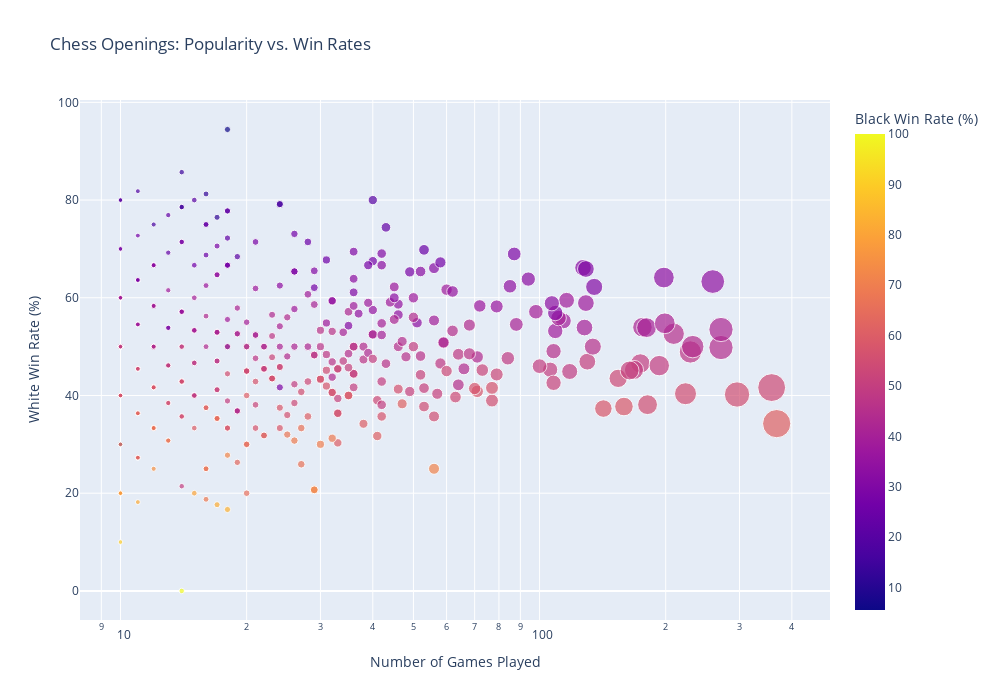

The notebook cell saved with this chart:
### Code cell
fig = px.scatter(df, x='times_played', y='white_win_rate',
                 size='times_played', color='black_win_rate',
                 hover_name='opening_name',
                 labels={'times_played': 'Number of Games Played', 
                         'white_win_rate': 'White Win Rate (%)',
                         'black_win_rate': 'Black Win Rate (%)'},
                 title='Chess Openings: Popularity vs. Win Rates')

fig.update_layout(height=700, width=1000, 
                  xaxis=dict(type='log'),  # Log scale for better visualization
                  hovermode='closest')
fig.show()

### Figure 1 — Plotly figure (JSON) as saved in the notebook; plotly's stock layout.template omitted (floating-point values rounded to 4 significant figures; data arrays with more than 128 entries replaced by an {"elided": "..."} marker saying what was removed)
{"data": [{"hovertemplate": "<b>%{hovertext}</b><br><br>Number of Games Played=%{marker.size}<br>White Win Rate (%)=%{y}<br>Black Win Rate (%)=%{marker.color}<extra></extra>", "hovertext": {"elided": "407 str values"}, "legendgroup": "", "marker": {"color": {"elided": "407 float values"}, "coloraxis": "coloraxis", "size": {"elided": "407 int values"}, "sizemode": "area", "sizeref": 0.92, "symbol": "circle"}, "mode": "markers", "name": "", "orientation": "v", "showlegend": false, "type": "scatter", "x": {"elided": "407 int values"}, "xaxis": "x", "y": {"elided": "407 float values"}, "yaxis": "y"}], "layout": {"coloraxis": {"colorbar": {"title": {"text": "Black Win Rate (%)"}}, "colorscale": [[0, "#0d0887"], [0.1111, "#46039f"], [0.2222, "#7201a8"], [0.3333, "#9c179e"], [0.4444, "#bd3786"], [0.5556, "#d8576b"], [0.6667, "#ed7953"], [0.7778, "#fb9f3a"], [0.8889, "#fdca26"], [1, "#f0f921"]]}, "height": 700, "hovermode": "closest", "legend": {"itemsizing": "constant", "tracegroupgap": 0}, "title": {"text": "Chess Openings: Popularity vs. Win Rates"}, "width": 1000, "xaxis": {"anchor": "y", "domain": [0, 1], "title": {"text": "Number of Games Played"}, "type": "log"}, "yaxis": {"anchor": "x", "domain": [0, 1], "title": {"text": "White Win Rate (%)"}}}}
